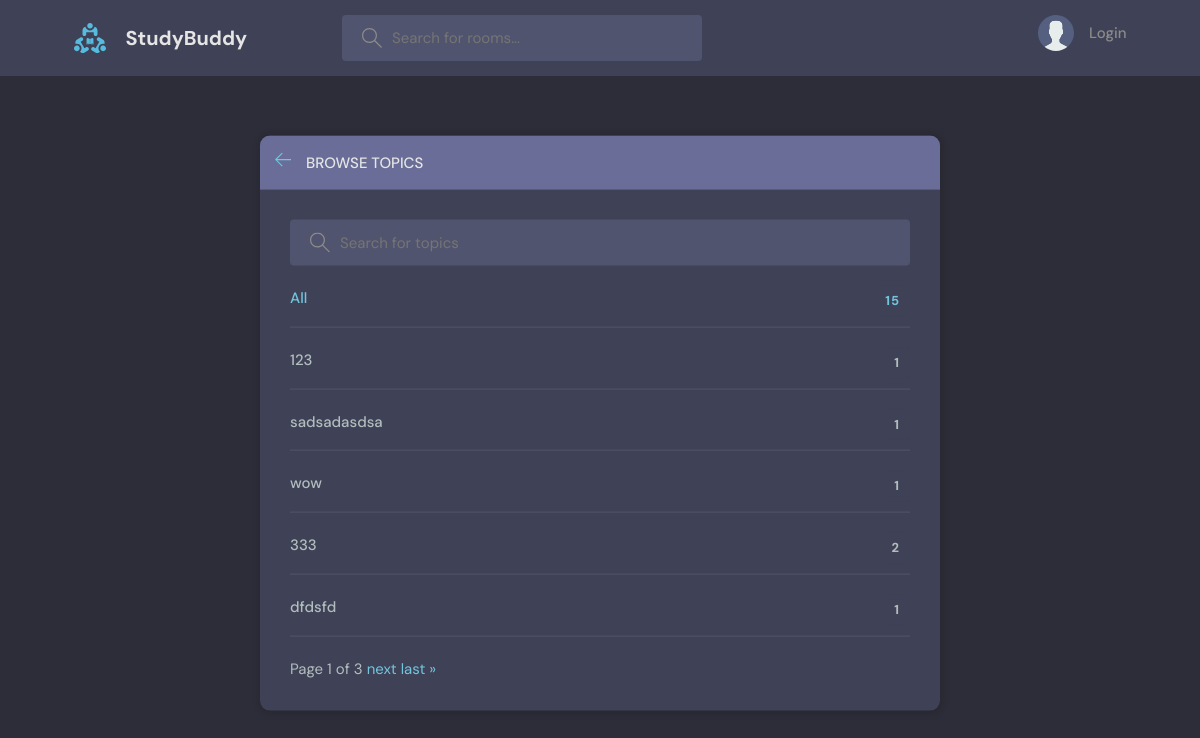
/topics/, run on an earlier commit of the app's database.
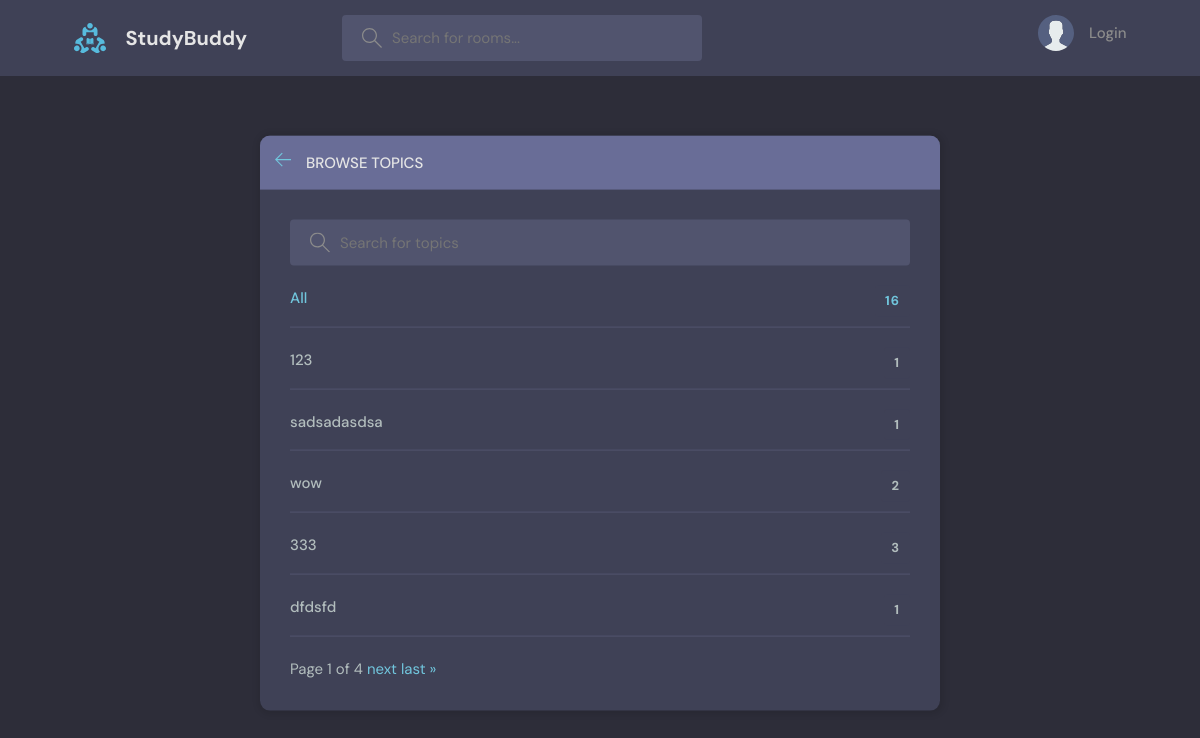
And on a later commit of the database.
### base/models.py (models this page shows, shortened)
class Topic(models.Model):
    name = models.CharField(max_length=200)
    updated = models.DateTimeField(auto_now=True, null=True)
    created = models.DateTimeField(auto_now_add=True, null=True)

### base/views.py (the view)
# urls.py: path('topics/', topics_page, name='topics_page'),
def topics_page(request):
    q = request.GET.get('q') if request.GET.get('q') != None else ''
    topics = Topic.objects.filter(name__icontains=q)
    paginator = Paginator(topics, 5)
    page_number = request.GET.get('page')
    page_obj = paginator.get_page(page_number)
    context = {'topics': topics, 'page_obj': page_obj}
    return render(request, 'base/topics.html', context)

### base/templates/base/topics.html (shortened to what this page needs)
{% extends 'base_temp.html' %}
 {% block content %}
    <main class="create-room layout">
      <div class="container">
        <div class="layout__box">
          <div class="layout__boxHeader">
            <div class="layout__boxTitle">
              <a href="{% url 'home' %}">
                <svg version="1.1" xmlns="http://www.w3.org/2000/svg" width="32" height="32" viewBox="0 0 32 32">
                  <title>arrow-left</title>
                  <path
                    d="M13.723 2.286l-13.723 13.714 13.719 13.714 1.616-1.611-10.96-10.96h27.625v-2.286h-27.625l10.965-10.965-1.616-1.607z"
                  ></path>
                </svg>
              </a>
              <h3>Browse Topics</h3>
            </div>
          </div>
          <div class="topics-page layout__body">
            <form action="" method="GET" class="header__search">
              <label>
                <input name="q" placeholder="Search for topics" />
              </label>
            </form>
            <ul class="topics__list">
              <li>
                <a href="{% url 'topics_page' %}" class="active">All <span>{{ topics.count }}</span></a>
              </li>
                {% for topic in page_obj %}
              <li>
                <a href="{% url 'home' %}?q={{ topic.name }}">{{ topic.name }} <span>{{ topic.room_set.all.count }}</span></a>
              </li>
                {% endfor %}
                <div class="pagination">
                    <span class="step-links">
                        <span class="current">
                            Page {{ page_obj.number }} of {{ page_obj.paginator.num_pages }}
                        </span>
                        {% if page_obj.has_next %}
                            <a href="?page={{ page_obj.next_page_number }}">next</a>
                            <a href="?page={{ page_obj.paginator.num_pages }}">last &raquo;</a>
                        {% endif %}
                </div>
                        </ul>
                  </div>
                </div>
              </div>
            </main>
        {% endblock %}

### templates/base_temp.html (shortened to what this page needs)
<!DOCTYPE html>
{% load static %}
<html lang="en">
  <head>
    <link rel="stylesheet" href="{% static 'styles/style.css'%}" />
  </head>
  <body>
    {% include 'navbar.html' %}
    {% block content %}
    {% endblock %}
  </body>
</html>

### templates/navbar.html (shortened to what this page needs)
{% load static %}
<header class="header header--loggedIn">
      <div class="container">
        <a href="{% url 'home' %}" class="header__logo">
          <img src="{% static 'images/logo.svg' %}" />
          <h1>StudyBuddy</h1>
        </a>
        <form class="header__search" method="GET" action="{% url 'home' %}">
          <label>
            <input name='q' placeholder="Search for rooms..." />
          </label>
        </form>
        <nav class="header__menu">
            {% if request.user.is_authenticated %}
          <div class="header__user">
            <a href="{% url 'user_profile' request.user.id %}">
              <div class="avatar avatar--medium active">
                <img src="{{ request.user.avatar.url}}" />
              </div>
              <p>{{ request.user.name }} <span>@{{ request.user.username }}</span></p>
            </a>
            <button class="dropdown-button">
              <svg version="1.1" xmlns="http://www.w3.org/2000/svg" width="32" height="32" viewBox="0 0 32 32">
                <title>chevron-down</title>
                <path d="M16 21l-13-13h-3l16 16 16-16h-3l-13 13z"></path>
              </svg>
            </button>
          </div>
                {% else %}
              <a href="{% url 'login' %}">
                <img src="{% static 'images//avatar.svg' %}" />
                <p>Login</p>
              </a>
            {% endif %}
        </nav>
      </div>
    </header>

### static/styles/style.css (style rules this page uses)
:root { --color-main: #71c6dd; --color-main-light: #e1f6fb; --color-dark: #3f4156; --color-dark-medium: #51546e; --color-dark-light: #696d97; --color-light: #e5e5e5; --color-gray: #8b8b8b; --color-light-gray: #b2bdbd; --color-bg: #2d2d39; --color-success: #5dd693; --color-error: #fc4b0b; }
* { font-family: "DM Sans", -apple-system, BlinkMacSystemFont, "Segoe UI", Roboto, Oxygen, Ubuntu, Cantarell, "Open Sans", "Helvetica Neue", sans-serif; margin: 0; padding: 0; box-sizing: border-box; text-rendering: optimizeLegibility; font-size: inherit; }
html { font-size: 56.25%; }
@media only screen and (min-width: 1200px) { html { font-size: 62.5%; } }
body { line-height: 1.6; font-weight: 400; font-size: 1.5rem; color: var(--color-light-gray); background-color: var(--color-bg); min-height: 100vh; }
img { width: 100%; }
a { display: inline-block; color: var(--color-main); text-decoration: none; }
.container { max-width: 120rem; width: 90%; margin: auto; scroll-behavior: smooth; }
.header { padding: 1.5rem; background-color: var(--color-dark); }
.header > .container { display: flex; gap: 9.5rem; }
.header__logo, .header__user { display: flex; gap: 2rem; align-items: center; }
.header__logo > img { height: 3.2rem; width: 3.2rem; }
.header__logo > h1 { font-weight: 700; font-size: 2rem; color: var(--color-light); }
.header__search > label { background-color: var(--color-dark-medium); padding: 1.3rem 1rem; display: flex; align-items: center; gap: 1rem; border-radius: 4px; }
.header__search svg { fill: var(--color-gray); width: 2rem; height: 2rem; margin-left: 1rem; }
.header__search input { width: 30rem; background: transparent; border: none; outline: none; color: var(--color-light); }
.header__menu { margin-left: auto; position: relative; }
.header__menu a { display: flex; gap: 1.5rem; align-items: center; font-weight: 500; text-decoration: none; color: var(--color-gray); }
.header__menu img { height: 3.6rem; }
.header__menu p { line-height: 1.2; }
.layout { margin-top: 2.4rem; }
.layout > .container { display: flex; justify-content: space-between; align-items: flex-start; }
.layout__box { width: 90%; max-width: 48rem; min-height: 40rem; position: absolute; top: 50%; left: 50%; transform: translate(-50%, -46%); background-color: var(--color-dark); border-radius: 1rem; box-shadow: 1px 1px 6px 3px rgba(0, 0, 0, 0.1); overflow: hidden; }
.layout__boxHeader { display: flex; padding: 1.5rem; background-color: var(--color-dark-light); }
.layout__boxTitle { display: flex; gap: 1.5rem; align-items: center; }
.layout__boxTitle h3 { text-transform: uppercase; font-weight: 500; color: var(--color-light); }
.layout__boxTitle svg { width: 1.6rem; height: 1.6rem; fill: var(--color-main); }
.layout__body { margin: 3rem; }
.topics__list { list-style: none; }
.topics__list li a { display: flex; justify-content: space-between; margin-bottom: 3rem; font-weight: 500; color: var(--color-light-gray); transition: all 0.3s ease-in-out; }
.topics__list li a.active, .topics__list li a:hover { color: var(--color-main); }
.topics__list li a span { padding: 0.5rem 1rem; background-color: var(--color-dark); border-radius: 3px; font-size: 1.3rem; font-weight: 700; letter-spacing: 1px; }
.topics-page .topics__list li:not(:last-child) a { margin: 2rem 0; padding-bottom: 1rem; text-decoration: none; border-bottom: 1px solid var(--color-dark-medium); }
.topics-page .header__search { display: block; }
.create-room.layout .layout__box { max-width: 68rem; }

What changed in the data, as far as the page shows it:
changed Topic "wow": room_set.all.count "1" → "2"
changed Topic (number 4 of 5 on the later page): room_set.all.count "2" → "3"
Also different on the page:
{{ topics.count }}: "15" → "16"
{{ page_obj.paginator.num_pages }}: "3" → "4"
